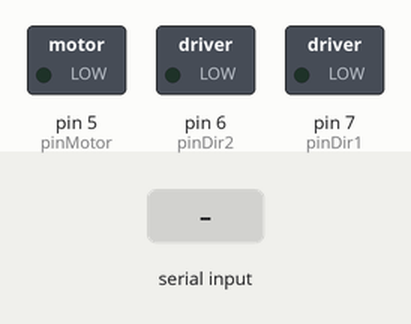
This sketch was run on a simulated Arduino Uno, built with avr-gcc and run on an emulated ATmega328P. Shown: switched loads named in the sketch (green lamp = pin HIGH). Inputs (shaded band) come from the test bench.

Above: at 1.2 s.
1.3 s: "PWM,1\n" received over Serial
At 1.6 s:
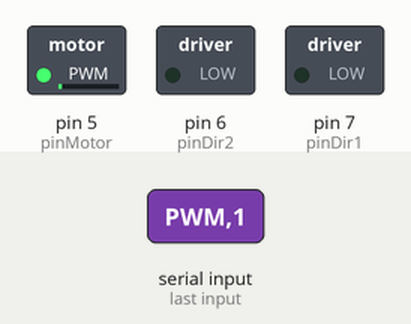
2.8 s: "PWM,150\n" received over Serial
At 4.0 s:
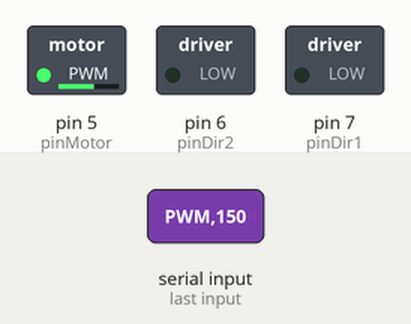
4.3 s: "DIR\n" received over Serial
At 5.1 s:
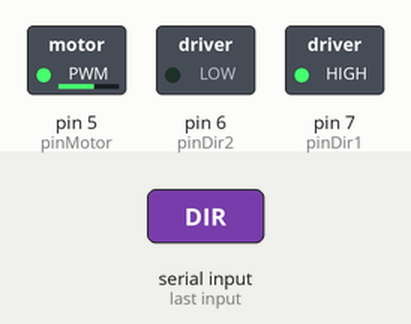
5.8 s: "END,1\n" received over Serial
At 6.3 s:
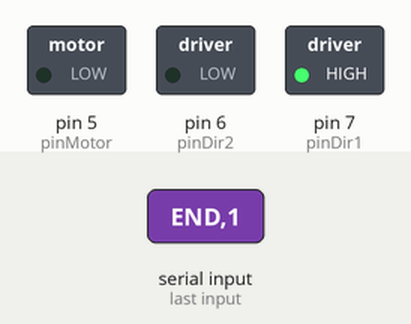
7.3 s: "PWM,1\n" received over Serial
At 8.5 s:
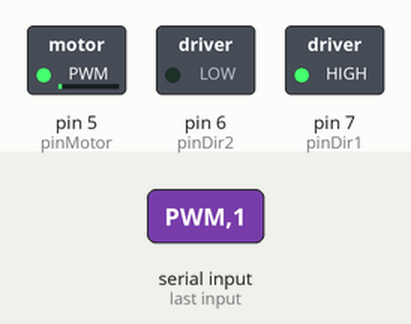
8.8 s: "END,150\n" received over Serial
At 9.8 s:
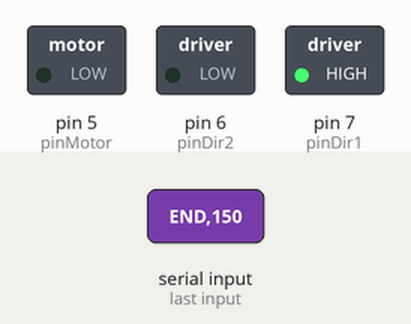
Timing chart, 0 to 11.3 s (numbered marks = the images above; inputs shaded):
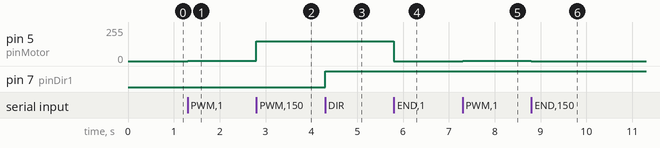

The sketch:

SPEED_MONITOR.pdsprj.ino
```cpp
/******************************************
   COURSE  : MTE504 MECHATRONICS II
   PROJECT : MONITOR SPEED
   DATE    : 10/08/2021
 *****************************************/

/***** LIBRARIES *****/
#include <Encoder.h>
#include <TimerOne.h>
/********************/

/***** VARIABLES *****/

// Serial Port Used
#define PORT Serial

// PWM value
int valuePWM = 0;

// Motor PWM Pin
byte pinMotor = 5;

// Direvction Pin
byte pinDir1 = 7;
byte pinDir2 = 6;

// ENCODER
byte pinCHA = 2;
byte pinCHB = 3;

// Encoder number  of pulses per revolution
float PulsesPerRevolution = 280;

// Calculated speed in RPM
volatile float speedRPM = 0;

// Current count of incoming encoder pulses
volatile float PulseCount = 0.0;

// TIMER
float timerInterval = 0.1;

/********************/

// Timer Interrupt Service Routine
void tmrISR()
{
  // Disable interrupt
  noInterrupts();
  speedRPM = ((PulseCount / timerInterval) / PulsesPerRevolution) * 60.0;
  PORT.print(valuePWM);
  PORT.print(",");
  PORT.println(speedRPM);
  PulseCount = 0;
  // Enable Interrupt
  interrupts();
}

// External Interrupt Service Routine
void externalISR()
{
  // Increment pulse count
  PulseCount++;
}

void setup()
{
  // Setup serial baudrate
  PORT.begin(115200);

  // Set pins as output
  pinMode(pinMotor, OUTPUT);
  pinMode(pinDir1, OUTPUT);
  pinMode(pinDir2, OUTPUT);

  // Default to 0
  digitalWrite(pinMotor, LOW);
   digitalWrite(pinDir1, LOW);
  digitalWrite(pinDir2, LOW);

  // Encoder PIN
  pinMode(pinCHA, INPUT); // Set encoder pin as input to receive pulse train
}

void loop()
{
}

void serialEvent()
{
  // Read command characters until \n is received
  auto IncomingCommand = PORT.readStringUntil('\n');
  const auto Command = IncomingCommand.substring(0, IncomingCommand.indexOf(','));
  auto StringData = IncomingCommand.substring(IncomingCommand.indexOf(',') + 1, IncomingCommand.length());
  PORT.flush();
  // Parsing command
  if (Command == "GO")
  {
    // Start streaming data
    Timer1.initialize(timerInterval * 1000000);
    //Attach ISR
    Timer1.attachInterrupt(tmrISR);

    //Enable external interrupt (Rising Edge)
    attachInterrupt(digitalPinToInterrupt(pinCHA), externalISR, RISING);
  }
  if (Command == "END")
  {
    // Stop Motor
    analogWrite(pinMotor, 0.0);
    //Detach ISR
    Timer1.detachInterrupt();
    detachInterrupt(digitalPinToInterrupt(pinCHA));
  }

  // New command for PWM
  if (Command == "PWM")
  {
    // Send PWM value
    valuePWM = StringData.toInt();
    analogWrite(pinMotor, valuePWM);
  }

  // New command for direction
  if (Command == "DIR")
  {
    // Set Motor Direction
    int Direction = StringData.toInt();
    if (Direction == 0)
    {
        digitalWrite(pinDir1, 1);
      digitalWrite(pinDir2, 0);
    }
    if (Direction == 1)
    {
       digitalWrite(pinDir1, 0);
      digitalWrite(pinDir2, 0);
    }
  }
}
```

Measured:
- after the input at 1.3 s, pin 5 (pinMotor): 0/255 → 1/255 at once
- after the input at 2.8 s, pin 5 (pinMotor): 1/255 → 150/255 at once
- after the input at 4.3 s, pin 7 (pinDir1): LOW → HIGH at once
- after the input at 5.8 s, pin 5 (pinMotor): 150/255 → 0/255 at once
- after the input at 7.3 s, pin 5 (pinMotor): 0/255 → 1/255 at once
- after the input at 8.8 s, pin 5 (pinMotor): 1/255 → 0/255 at once
